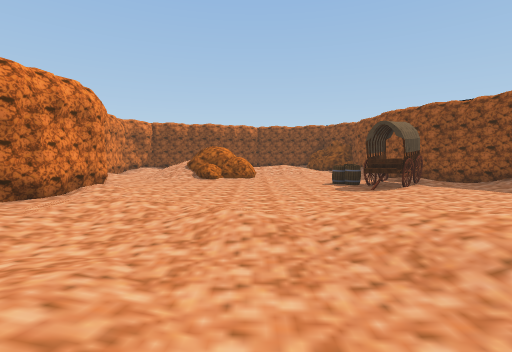
view 1 (above)

15 first-person views from a walk through a Unity game level. The camera is 1.4 m above the floor, tilts 4° down and sees 85° across. The floor is counted in squares, 2 m on a side. Each view is taken from the middle of a square. On the plan, view 1 faces up. The plan holds only what a view shows up to about 9 squares ahead; the rest is blank. The place goes on beyond the plan. The player is left out.

view 2
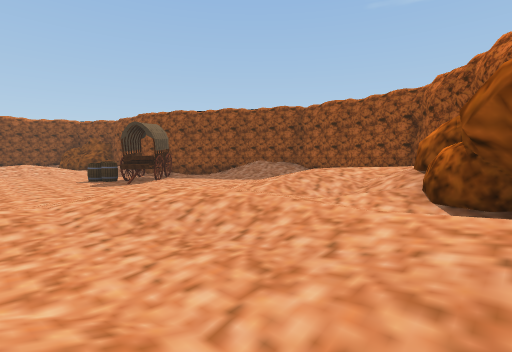

view 3
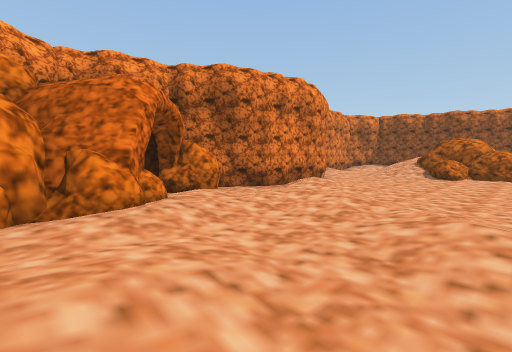

view 4
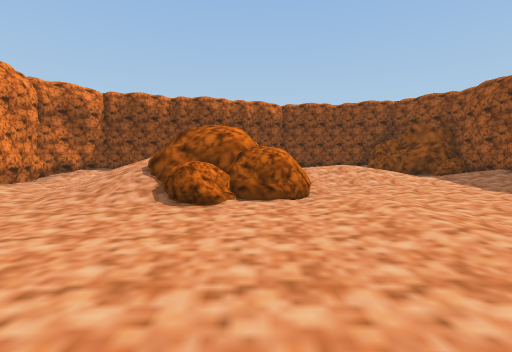

view 5
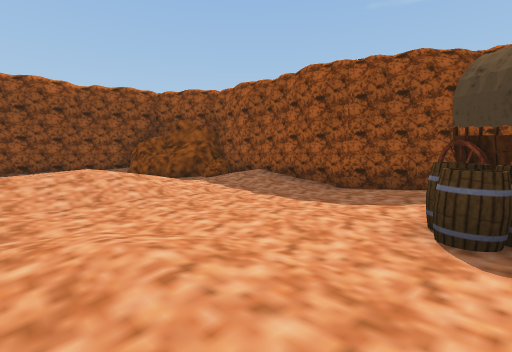

view 6
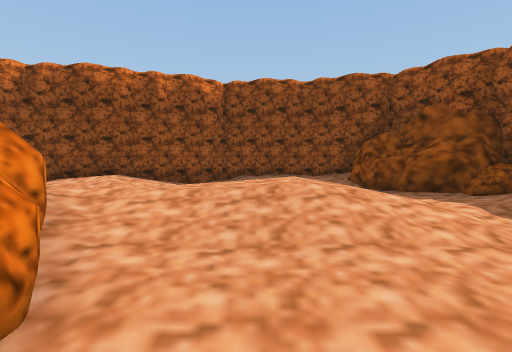

view 7
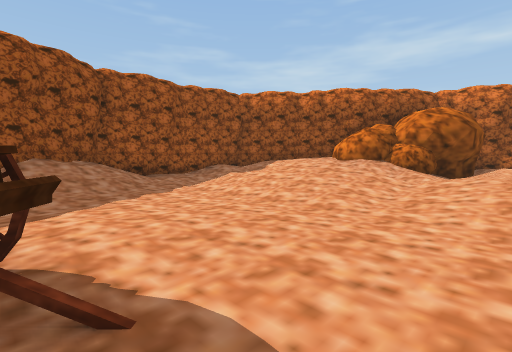

view 8
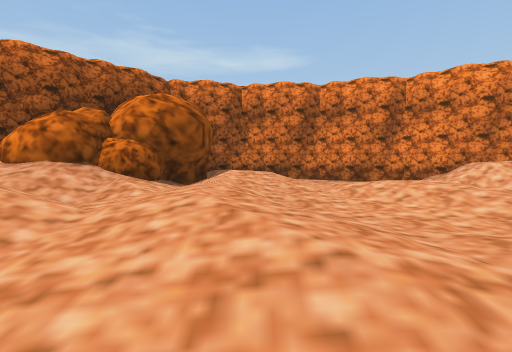

view 9
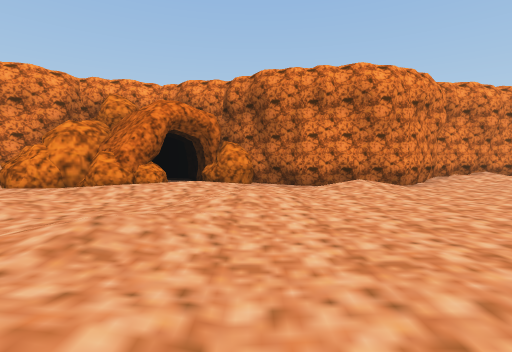

view 10
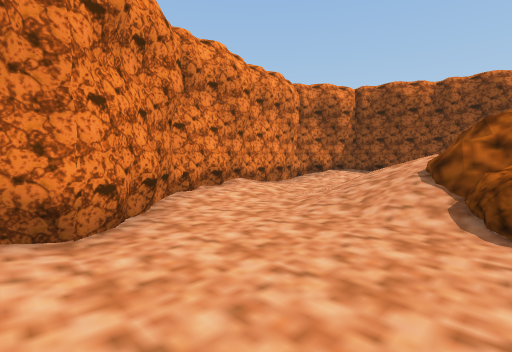

view 11
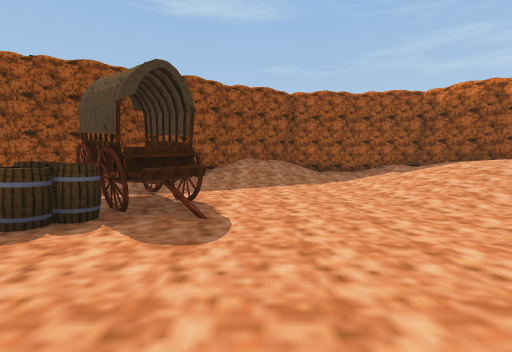

view 12
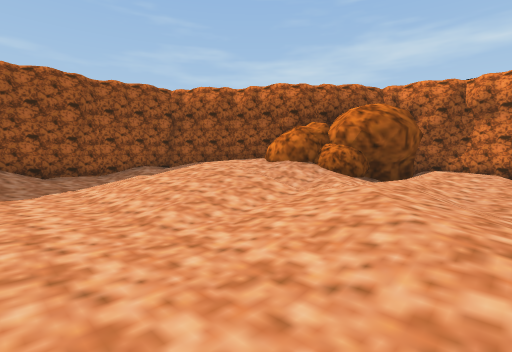

view 13
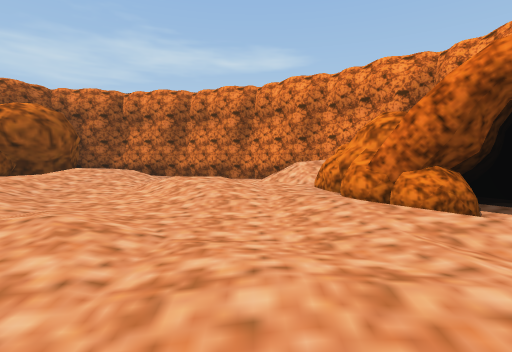

view 14
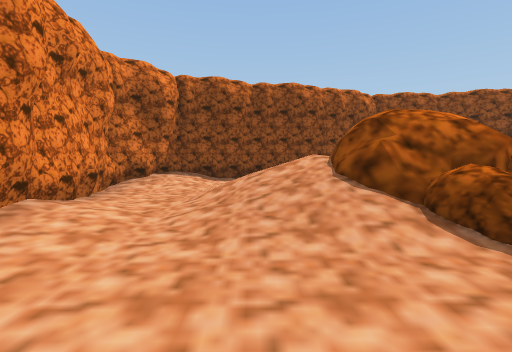

view 15
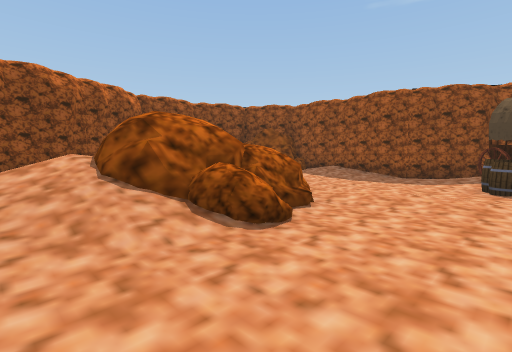

### Floor plan
Key: @ floor where view 1 was taken; # wall or solid block; . main floor; : floor 0.25 m higher than the main floor; - floor 0.25 m lower than the main floor; + floor 0.5 m higher than the main floor; * floor 0.75 m higher than the main floor; % floor 1 m higher than the main floor; / step, stairs or slope; B barrel; R rock; O other object.
Columns run from 7 left of view 1 to 10 right of it. Each row starts with its distance up from view 1.
 19       ######
 18    #### ../##
 17 ####++.   .R##
 16 #+. ./::/  .R#
 15 #..   ++*+:.:#
 14 #-.  R/://:.:#
 13 #../RRR......#
 12 #.-//RRR-----#
 11 ##-..R-..---.##
 10  #-----..--...##
  9  ##-----.-BOO..#
  8   #.-------O--.##
  7   #:.------..-./##
  6   #-----.--.--.//#
  5  ##-...--------.:#
  4  #R.........:::.:#
  3  ##R.--..+:/**://#
  2   #R/..-./+//%/++#
  1    R..:../:///%###
  0   OR..:@.::/RR##
 -1   ##/. ..+/RRR
 -2    ##. ./+RRR
 -3     ####.:/#R
 -4        #####

Positions as (right, up) in squares from view 1, and headings:
1: (0, 0), facing up
2: (0, -1), facing up-right
3: (0, 1), facing up-left
4: (-1, 7), facing up
5: (0, 9), facing up-right
6: (1, 11), facing up
7: (2, 8), facing down-right
8: (2, 5), facing down
9: (2, 5), facing left
10: (-2, 8), facing up-left
11: (0, 7), facing right
12: (1, 6), facing down-right
13: (-2, 6), facing down
14: (-4, 9), facing up
15: (-4, 9), facing up-right
